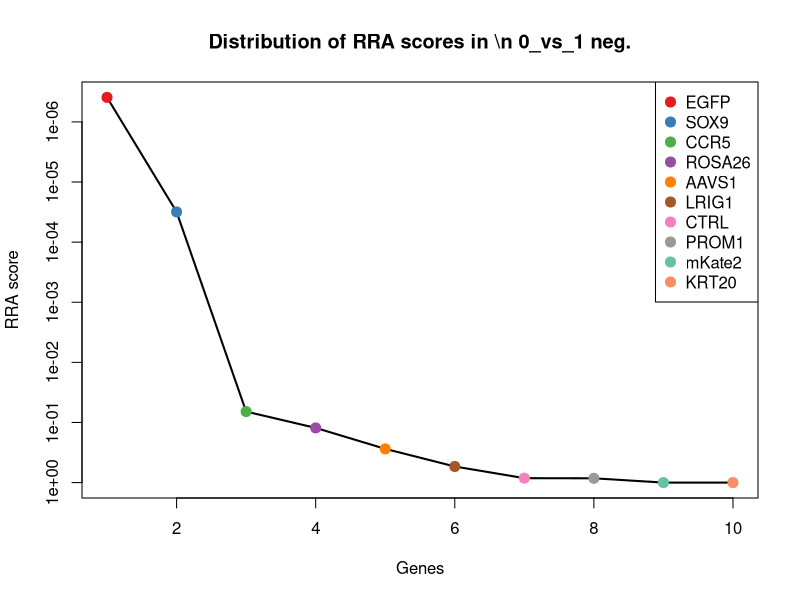
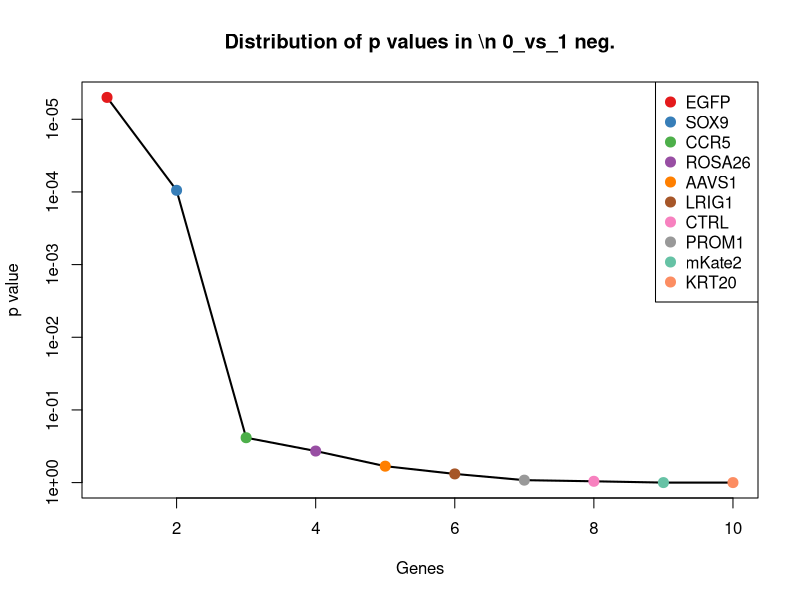
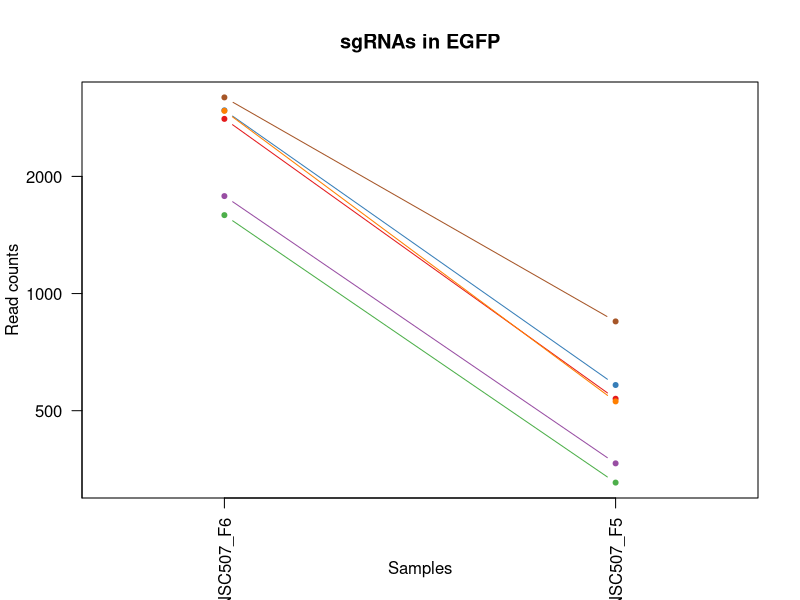
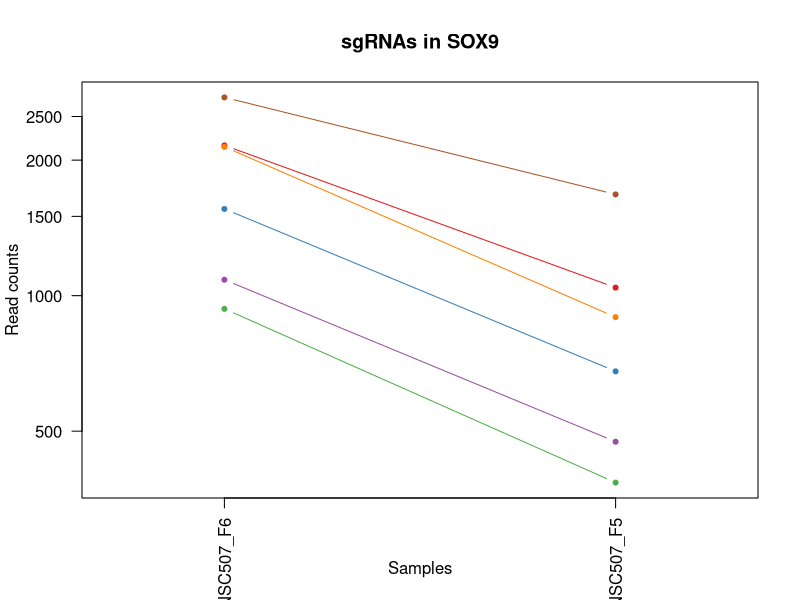
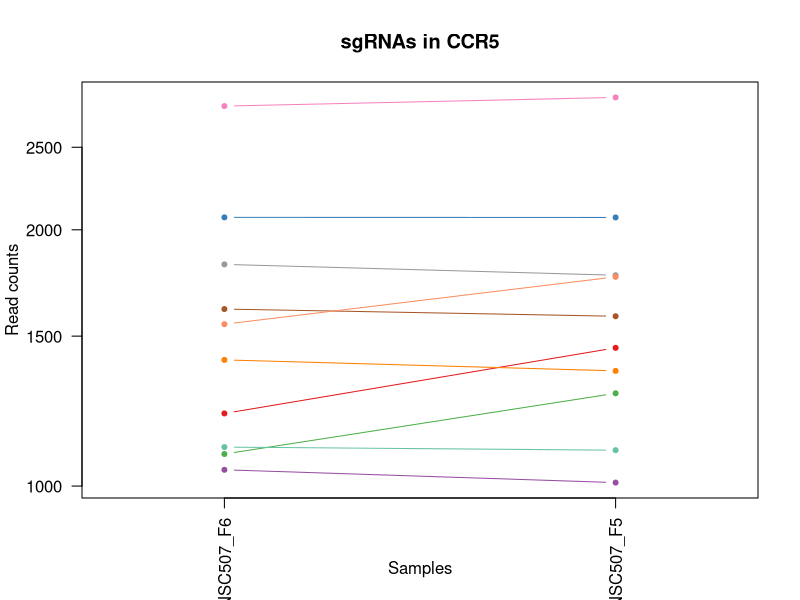
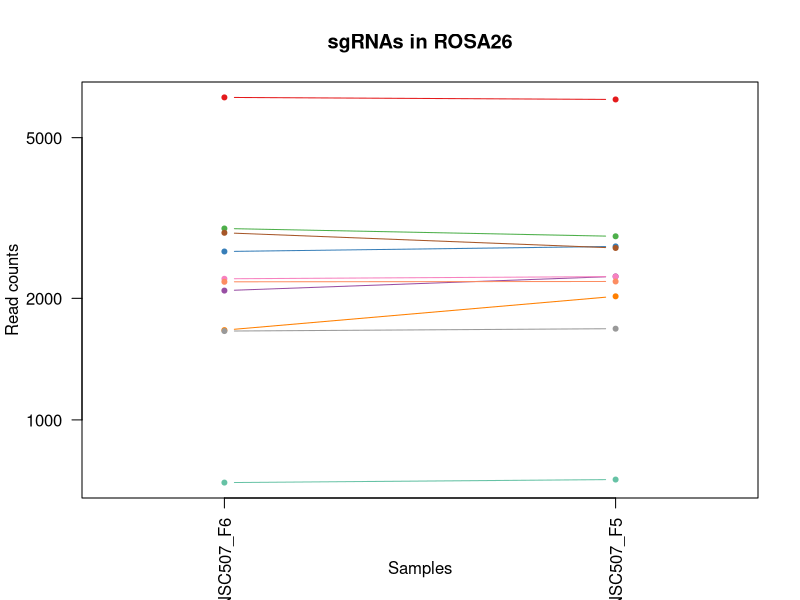
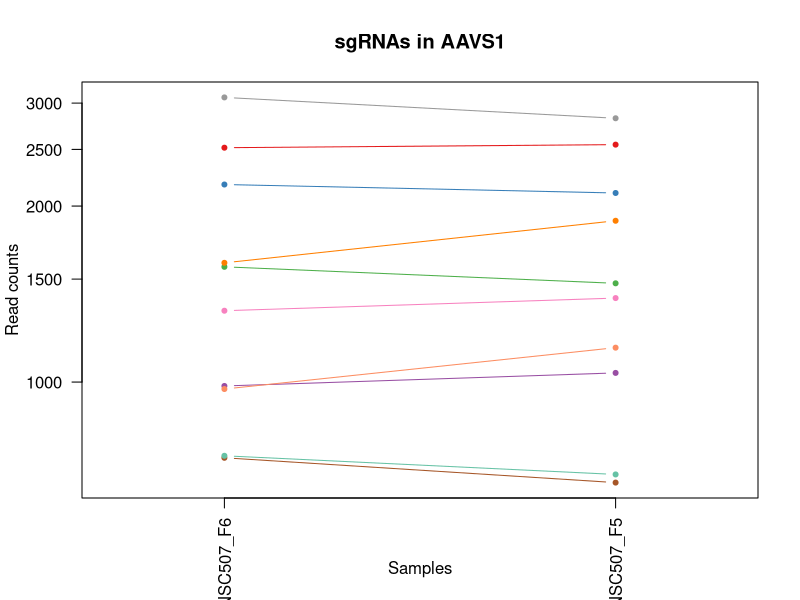
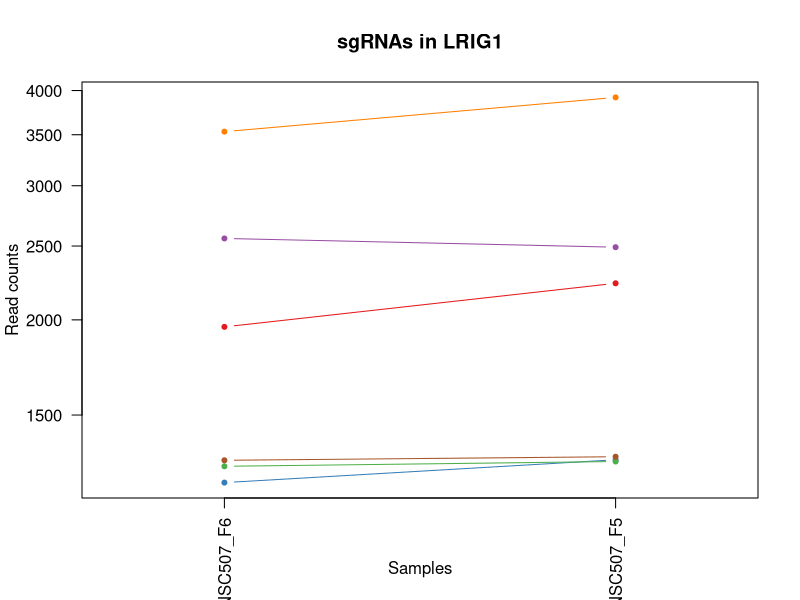

The R script that drew these images, in order: (Note: this script raises an error after producing the figures.)
pdf(file='S7B_c1_t0.pdf',width=4.5,height=4.5);
gstable=read.table('S7B_c1_t0.gene_summary.txt',header=T)
# 
#
# parameters
# Do not modify the variables beginning with "__"

# gstablename='__GENE_SUMMARY_FILE__'
startindex=3
# outputfile='__OUTPUT_FILE__'
targetgenelist=c("EGFP","SOX9","CCR5","ROSA26","AAVS1","LRIG1","CTRL","PROM1","mKate2","KRT20")
# samplelabel=sub('.\\w+.\\w+$','',colnames(gstable)[startindex]);
samplelabel='0_vs_1 neg.'


# You need to write some codes in front of this code:
# gstable=read.table(gstablename,header=T)
# pdf(file=outputfile,width=6,height=6)


# set up color using RColorBrewer
#library(RColorBrewer)
#colors <- brewer.pal(length(targetgenelist), "Set1")

colors=c( "#E41A1C", "#377EB8", "#4DAF4A", "#984EA3", "#FF7F00",  "#A65628", "#F781BF",
          "#999999", "#66C2A5", "#FC8D62", "#8DA0CB", "#E78AC3", "#A6D854", "#FFD92F", "#E5C494", "#B3B3B3", 
          "#8DD3C7", "#FFFFB3", "#BEBADA", "#FB8072", "#80B1D3", "#FDB462", "#B3DE69", "#FCCDE5",
          "#D9D9D9", "#BC80BD", "#CCEBC5", "#FFED6F")

######
# function definition

plotrankedvalues<-function(val, tglist, ...){
  
  plot(val,log='y',ylim=c(max(val),min(val)),type='l',lwd=2, ...)
  if(length(tglist)>0){
    for(i in 1:length(tglist)){
      targetgene=tglist[i];
      tx=which(names(val)==targetgene);ty=val[targetgene];
      points(tx,ty,col=colors[(i %% length(colors)) ],cex=2,pch=20)
      # text(tx+50,ty,targetgene,col=colors[i])
    }
    legend('topright',tglist,pch=20,pt.cex = 2,cex=1,col=colors)
  }
}



plotrandvalues<-function(val,targetgenelist, ...){
  # choose the one with the best distance distribution
  
  mindiffvalue=0;
  randval=val;
  for(i in 1:20){
    randval0=sample(val)
    vindex=sort(which(names(randval0) %in% targetgenelist))
    if(max(vindex)>0.9*length(val)){
      # print('pass...')
      next;
    }
    mindiffind=min(diff(vindex));
    if (mindiffind > mindiffvalue){
      mindiffvalue=mindiffind;
      randval=randval0;
      # print(paste('Diff: ',mindiffvalue))
    }
  }
  plot(randval,log='y',ylim=c(max(randval),min(randval)),pch=20,col='grey', ...)
  
  if(length(targetgenelist)>0){
    for(i in 1:length(targetgenelist)){
      targetgene=targetgenelist[i];
      tx=which(names(randval)==targetgene);ty=randval[targetgene];
      points(tx,ty,col=colors[(i %% length(colors)) ],cex=2,pch=20)
      text(tx+50,ty,targetgene,col=colors[i])
    }
  }
  
}




# set.seed(1235)



pvec=gstable[,startindex]
names(pvec)=gstable[,'id']
pvec=sort(pvec);

plotrankedvalues(pvec,targetgenelist,xlab='Genes',ylab='RRA score',main=paste('Distribution of RRA scores in \\n',samplelabel))

# plotrandvalues(pvec,targetgenelist,xlab='Genes',ylab='RRA score',main=paste('Distribution of RRA scores in \\n',samplelabel))


pvec=gstable[,startindex+1]
names(pvec)=gstable[,'id']
pvec=sort(pvec);

plotrankedvalues(pvec,targetgenelist,xlab='Genes',ylab='p value',main=paste('Distribution of p values in \\n',samplelabel))

# plotrandvalues(pvec,targetgenelist,xlab='Genes',ylab='p value',main=paste('Distribution of p values in \\n',samplelabel))



# you need to write after this code:
# dev.off()






# parameters
# Do not modify the variables beginning with "__"
targetmat=list(c(2809.883297837238,535.646404356607),c(2955.450250472448,581.1043736089358),c(1589.4734929157792,325.7821129750227),c(1779.1516433192348,365.17901966037425),c(2946.6280109187987,527.3124433270135),c(3190.7099719030907,847.033493735059))
targetgene="EGFP"
collabel=c("S54_MNSC507_F6","S53_MNSC507_F5")

# set up color using RColorBrewer
#library(RColorBrewer)
#colors <- brewer.pal(length(targetgenelist), "Set1")

colors=c( "#E41A1C", "#377EB8", "#4DAF4A", "#984EA3", "#FF7F00",  "#A65628", "#F781BF",
          "#999999", "#66C2A5", "#FC8D62", "#8DA0CB", "#E78AC3", "#A6D854", "#FFD92F", "#E5C494", "#B3B3B3", 
          "#8DD3C7", "#FFFFB3", "#BEBADA", "#FB8072", "#80B1D3", "#FDB462", "#B3DE69", "#FCCDE5",
          "#D9D9D9", "#BC80BD", "#CCEBC5", "#FFED6F")


## code

targetmatvec=unlist(targetmat)+1
yrange=range(targetmatvec[targetmatvec>0]);
# yrange[1]=1; # set the minimum value to 1
for(i in 1:length(targetmat)){
  vali=targetmat[[i]]+1;
  if(i==1){
    plot(1:length(vali),vali,type='b',las=1,pch=20,main=paste('sgRNAs in',targetgene),ylab='Read counts',xlab='Samples',xlim=c(0.7,length(vali)+0.3),ylim = yrange,col=colors[(i %% length(colors))],xaxt='n',log='y')
    axis(1,at=1:length(vali),labels=(collabel),las=2)
    # lines(0:100,rep(1,101),col='black');
  }else{
    lines(1:length(vali),vali,type='b',pch=20,col=colors[(i %% length(colors))])
  }
}




# parameters
# Do not modify the variables beginning with "__"
targetmat=list(c(2155.567197608263,1040.9874958783282),c(1557.1252812190658,678.0813746805704),c(933.6870194278629,383.36220736130576),c(1083.6650918398975,472.762880224219),c(2139.3930917599064,894.7643614500041),c(2755.4794872564016,1677.3990654109307))
targetgene="SOX9"
collabel=c("S54_MNSC507_F6","S53_MNSC507_F5")

# set up color using RColorBrewer
#library(RColorBrewer)
#colors <- brewer.pal(length(targetgenelist), "Set1")

colors=c( "#E41A1C", "#377EB8", "#4DAF4A", "#984EA3", "#FF7F00",  "#A65628", "#F781BF",
          "#999999", "#66C2A5", "#FC8D62", "#8DA0CB", "#E78AC3", "#A6D854", "#FFD92F", "#E5C494", "#B3B3B3", 
          "#8DD3C7", "#FFFFB3", "#BEBADA", "#FB8072", "#80B1D3", "#FDB462", "#B3DE69", "#FCCDE5",
          "#D9D9D9", "#BC80BD", "#CCEBC5", "#FFED6F")


## code

targetmatvec=unlist(targetmat)+1
yrange=range(targetmatvec[targetmatvec>0]);
# yrange[1]=1; # set the minimum value to 1
for(i in 1:length(targetmat)){
  vali=targetmat[[i]]+1;
  if(i==1){
    plot(1:length(vali),vali,type='b',las=1,pch=20,main=paste('sgRNAs in',targetgene),ylab='Read counts',xlab='Samples',xlim=c(0.7,length(vali)+0.3),ylim = yrange,col=colors[(i %% length(colors))],xaxt='n',log='y')
    axis(1,at=1:length(vali),labels=(collabel),las=2)
    # lines(0:100,rep(1,101),col='black');
  }else{
    lines(1:length(vali),vali,type='b',pch=20,col=colors[(i %% length(colors))])
  }
}




# parameters
# Do not modify the variables beginning with "__"
targetmat=list(c(1215.998685144634,1452.3821176119034),c(2067.344802071772,2066.8223353392136),c(1089.5465848756637,1284.187631378287),c(1043.9650138484767,1008.409284580826),c(1405.6768355480897,1364.4967103907345),c(1612.9994650588435,1581.9373299810404),c(2793.7091919888812,2860.0638987923503),c(1820.3220945695973,1767.557371094716),c(1110.131810500845,1100.840488727228),c(1548.3030416654167,1759.9810428859946))
targetgene="CCR5"
collabel=c("S54_MNSC507_F6","S53_MNSC507_F5")

# set up color using RColorBrewer
#library(RColorBrewer)
#colors <- brewer.pal(length(targetgenelist), "Set1")

colors=c( "#E41A1C", "#377EB8", "#4DAF4A", "#984EA3", "#FF7F00",  "#A65628", "#F781BF",
          "#999999", "#66C2A5", "#FC8D62", "#8DA0CB", "#E78AC3", "#A6D854", "#FFD92F", "#E5C494", "#B3B3B3", 
          "#8DD3C7", "#FFFFB3", "#BEBADA", "#FB8072", "#80B1D3", "#FDB462", "#B3DE69", "#FCCDE5",
          "#D9D9D9", "#BC80BD", "#CCEBC5", "#FFED6F")


## code

targetmatvec=unlist(targetmat)+1
yrange=range(targetmatvec[targetmatvec>0]);
# yrange[1]=1; # set the minimum value to 1
for(i in 1:length(targetmat)){
  vali=targetmat[[i]]+1;
  if(i==1){
    plot(1:length(vali),vali,type='b',las=1,pch=20,main=paste('sgRNAs in',targetgene),ylab='Read counts',xlab='Samples',xlim=c(0.7,length(vali)+0.3),ylim = yrange,col=colors[(i %% length(colors))],xaxt='n',log='y')
    axis(1,at=1:length(vali),labels=(collabel),las=2)
    # lines(0:100,rep(1,101),col='black');
  }else{
    lines(1:length(vali),vali,type='b',pch=20,col=colors[(i %% length(colors))])
  }
}




# parameters
# Do not modify the variables beginning with "__"
targetmat=list(c(6288.7864284928655,6215.619662435084),c(2611.382907880133,2688.081248454373),c(2977.5058493565707,2847.941773658396),c(2089.400400955895,2265.322134407716),c(1667.4032756396796,2022.1219989077572),c(2905.4575596684363,2664.594631007337),c(2234.9673535911047,2263.0492359450996),c(1658.5810360860305,1681.1872295152914),c(698.4272979972203,710.6595859780728),c(2196.7376488586256,2200.9233446335834))
targetgene="ROSA26"
collabel=c("S54_MNSC507_F6","S53_MNSC507_F5")

# set up color using RColorBrewer
#library(RColorBrewer)
#colors <- brewer.pal(length(targetgenelist), "Set1")

colors=c( "#E41A1C", "#377EB8", "#4DAF4A", "#984EA3", "#FF7F00",  "#A65628", "#F781BF",
          "#999999", "#66C2A5", "#FC8D62", "#8DA0CB", "#E78AC3", "#A6D854", "#FFD92F", "#E5C494", "#B3B3B3", 
          "#8DD3C7", "#FFFFB3", "#BEBADA", "#FB8072", "#80B1D3", "#FDB462", "#B3DE69", "#FCCDE5",
          "#D9D9D9", "#BC80BD", "#CCEBC5", "#FFED6F")


## code

targetmatvec=unlist(targetmat)+1
yrange=range(targetmatvec[targetmatvec>0]);
# yrange[1]=1; # set the minimum value to 1
for(i in 1:length(targetmat)){
  vali=targetmat[[i]]+1;
  if(i==1){
    plot(1:length(vali),vali,type='b',las=1,pch=20,main=paste('sgRNAs in',targetgene),ylab='Read counts',xlab='Samples',xlim=c(0.7,length(vali)+0.3),ylim = yrange,col=colors[(i %% length(colors))],xaxt='n',log='y')
    axis(1,at=1:length(vali),labels=(collabel),las=2)
    # lines(0:100,rep(1,101),col='black');
  }else{
    lines(1:length(vali),vali,type='b',pch=20,col=colors[(i %% length(colors))])
  }
}




# parameters
# Do not modify the variables beginning with "__"
targetmat=list(c(2515.8086460489344,2546.403910951282),c(2176.152423233444,2104.703976382821),c(1573.2993870674225,1474.3534694171956),c(983.6797102318744,1035.6840661322233),c(1598.2957324694282,1886.505723971643),c(741.0681225065242,672.0203121135933),c(1323.3359330473647,1391.0138591212597),c(3067.1986181520033,2825.2127890322317),c(746.9496155422903,693.9916639188856),c(971.9167241603424,1144.0255595169401))
targetgene="AAVS1"
collabel=c("S54_MNSC507_F6","S53_MNSC507_F5")

# set up color using RColorBrewer
#library(RColorBrewer)
#colors <- brewer.pal(length(targetgenelist), "Set1")

colors=c( "#E41A1C", "#377EB8", "#4DAF4A", "#984EA3", "#FF7F00",  "#A65628", "#F781BF",
          "#999999", "#66C2A5", "#FC8D62", "#8DA0CB", "#E78AC3", "#A6D854", "#FFD92F", "#E5C494", "#B3B3B3", 
          "#8DD3C7", "#FFFFB3", "#BEBADA", "#FB8072", "#80B1D3", "#FDB462", "#B3DE69", "#FCCDE5",
          "#D9D9D9", "#BC80BD", "#CCEBC5", "#FFED6F")


## code

targetmatvec=unlist(targetmat)+1
yrange=range(targetmatvec[targetmatvec>0]);
# yrange[1]=1; # set the minimum value to 1
for(i in 1:length(targetmat)){
  vali=targetmat[[i]]+1;
  if(i==1){
    plot(1:length(vali),vali,type='b',las=1,pch=20,main=paste('sgRNAs in',targetgene),ylab='Read counts',xlab='Samples',xlim=c(0.7,length(vali)+0.3),ylim = yrange,col=colors[(i %% length(colors))],xaxt='n',log='y')
    axis(1,at=1:length(vali),labels=(collabel),las=2)
    # lines(0:100,rep(1,101),col='black');
  }else{
    lines(1:length(vali),vali,type='b',pch=20,col=colors[(i %% length(colors))])
  }
}




# parameters
# Do not modify the variables beginning with "__"
targetmat=list(c(1957.0668076511583,2232.7439231102135),c(1221.8801781804002,1309.189514467068),c(1283.6358550559437,1302.3708190792186),c(2556.979097299297,2490.339082206743),c(3531.8365679775225,3916.9616839089936),c(1307.161827199008,1321.3116396010223))
targetgene="LRIG1"
collabel=c("S54_MNSC507_F6","S53_MNSC507_F5")

# set up color using RColorBrewer
#library(RColorBrewer)
#colors <- brewer.pal(length(targetgenelist), "Set1")

colors=c( "#E41A1C", "#377EB8", "#4DAF4A", "#984EA3", "#FF7F00",  "#A65628", "#F781BF",
          "#999999", "#66C2A5", "#FC8D62", "#8DA0CB", "#E78AC3", "#A6D854", "#FFD92F", "#E5C494", "#B3B3B3", 
          "#8DD3C7", "#FFFFB3", "#BEBADA", "#FB8072", "#80B1D3", "#FDB462", "#B3DE69", "#FCCDE5",
          "#D9D9D9", "#BC80BD", "#CCEBC5", "#FFED6F")


## code

targetmatvec=unlist(targetmat)+1
yrange=range(targetmatvec[targetmatvec>0]);
# yrange[1]=1; # set the minimum value to 1
for(i in 1:length(targetmat)){
  vali=targetmat[[i]]+1;
  if(i==1){
    plot(1:length(vali),vali,type='b',las=1,pch=20,main=paste('sgRNAs in',targetgene),ylab='Read counts',xlab='Samples',xlim=c(0.7,length(vali)+0.3),ylim = yrange,col=colors[(i %% length(colors))],xaxt='n',log='y')
    axis(1,at=1:length(vali),labels=(collabel),las=2)
    # lines(0:100,rep(1,101),col='black');
  }else{
    lines(1:length(vali),vali,type='b',pch=20,col=colors[(i %% length(colors))])
  }
}




# parameters
# Do not modify the variables beginning with "__"
targetmat=list(c(1680.6366349701532,1816.0458716305334),c(1724.7478327383988,1544.0556889374332),c(4988.976467588565,5492.080318502185),c(833.7016378198398,1012.1974486851867),c(1605.6475987641359,1837.2595906149536),c(3128.954295027547,3844.2289331052675),c(2064.404055553889,2183.497789753524),c(1902.6629970703223,1898.6278491055973),c(1570.3586405495396,1791.0439885417527),c(2886.3427073021967,2938.8577121630533))
targetgene="CTRL"
collabel=c("S54_MNSC507_F6","S53_MNSC507_F5")

# set up color using RColorBrewer
#library(RColorBrewer)
#colors <- brewer.pal(length(targetgenelist), "Set1")

colors=c( "#E41A1C", "#377EB8", "#4DAF4A", "#984EA3", "#FF7F00",  "#A65628", "#F781BF",
          "#999999", "#66C2A5", "#FC8D62", "#8DA0CB", "#E78AC3", "#A6D854", "#FFD92F", "#E5C494", "#B3B3B3", 
          "#8DD3C7", "#FFFFB3", "#BEBADA", "#FB8072", "#80B1D3", "#FDB462", "#B3DE69", "#FCCDE5",
          "#D9D9D9", "#BC80BD", "#CCEBC5", "#FFED6F")


## code

targetmatvec=unlist(targetmat)+1
yrange=range(targetmatvec[targetmatvec>0]);
# yrange[1]=1; # set the minimum value to 1
for(i in 1:length(targetmat)){
  vali=targetmat[[i]]+1;
  if(i==1){
    plot(1:length(vali),vali,type='b',las=1,pch=20,main=paste('sgRNAs in',targetgene),ylab='Read counts',xlab='Samples',xlim=c(0.7,length(vali)+0.3),ylim = yrange,col=colors[(i %% length(colors))],xaxt='n',log='y')
    axis(1,at=1:length(vali),labels=(collabel),las=2)
    # lines(0:100,rep(1,101),col='black');
  }else{
    lines(1:length(vali),vali,type='b',pch=20,col=colors[(i %% length(colors))])
  }
}




# parameters
# Do not modify the variables beginning with "__"
targetmat=list(c(1780.6220165781763,1931.9636932239719),c(2648.142239353671,2935.069548058693),c(1858.5517993020767,2060.003639951364),c(3039.261526232114,3210.8478948561537),c(1696.8107408185099,1684.9753936196523),c(4203.797147313795,4446.547025698624))
targetgene="PROM1"
collabel=c("S54_MNSC507_F6","S53_MNSC507_F5")

# set up color using RColorBrewer
#library(RColorBrewer)
#colors <- brewer.pal(length(targetgenelist), "Set1")

colors=c( "#E41A1C", "#377EB8", "#4DAF4A", "#984EA3", "#FF7F00",  "#A65628", "#F781BF",
          "#999999", "#66C2A5", "#FC8D62", "#8DA0CB", "#E78AC3", "#A6D854", "#FFD92F", "#E5C494", "#B3B3B3", 
          "#8DD3C7", "#FFFFB3", "#BEBADA", "#FB8072", "#80B1D3", "#FDB462", "#B3DE69", "#FCCDE5",
          "#D9D9D9", "#BC80BD", "#CCEBC5", "#FFED6F")


## code

targetmatvec=unlist(targetmat)+1
yrange=range(targetmatvec[targetmatvec>0]);
# yrange[1]=1; # set the minimum value to 1
for(i in 1:length(targetmat)){
  vali=targetmat[[i]]+1;
  if(i==1){
    plot(1:length(vali),vali,type='b',las=1,pch=20,main=paste('sgRNAs in',targetgene),ylab='Read counts',xlab='Samples',xlim=c(0.7,length(vali)+0.3),ylim = yrange,col=colors[(i %% length(colors))],xaxt='n',log='y')
    axis(1,at=1:length(vali),labels=(collabel),las=2)
    # lines(0:100,rep(1,101),col='black');
  }else{
    lines(1:length(vali),vali,type='b',pch=20,col=colors[(i %% length(colors))])
  }
}




# parameters
# Do not modify the variables beginning with "__"
targetmat=list(c(1052.7872534021258,2190.3164851413735),c(1243.9357770645229,2651.71487305251),c(1223.3505514393416,2328.205658540104),c(1204.2356990731018,1738.0096910807024),c(899.868434472208,1996.362482998104),c(1726.2182059973402,3393.437404686341))
targetgene="mKate2"
collabel=c("S54_MNSC507_F6","S53_MNSC507_F5")

# set up color using RColorBrewer
#library(RColorBrewer)
#colors <- brewer.pal(length(targetgenelist), "Set1")

colors=c( "#E41A1C", "#377EB8", "#4DAF4A", "#984EA3", "#FF7F00",  "#A65628", "#F781BF",
          "#999999", "#66C2A5", "#FC8D62", "#8DA0CB", "#E78AC3", "#A6D854", "#FFD92F", "#E5C494", "#B3B3B3", 
          "#8DD3C7", "#FFFFB3", "#BEBADA", "#FB8072", "#80B1D3", "#FDB462", "#B3DE69", "#FCCDE5",
          "#D9D9D9", "#BC80BD", "#CCEBC5", "#FFED6F")


## code

targetmatvec=unlist(targetmat)+1
yrange=range(targetmatvec[targetmatvec>0]);
# yrange[1]=1; # set the minimum value to 1
for(i in 1:length(targetmat)){
  vali=targetmat[[i]]+1;
  if(i==1){
    plot(1:length(vali),vali,type='b',las=1,pch=20,main=paste('sgRNAs in',targetgene),ylab='Read counts',xlab='Samples',xlim=c(0.7,length(vali)+0.3),ylim = yrange,col=colors[(i %% length(colors))],xaxt='n',log='y')
    axis(1,at=1:length(vali),labels=(collabel),las=2)
    # lines(0:100,rep(1,101),col='black');
  }else{
    lines(1:length(vali),vali,type='b',pch=20,col=colors[(i %% length(colors))])
  }
}




# parameters
# Do not modify the variables beginning with "__"
targetmat=list(c(1142.4800221975581,1997.8777486398485),c(1523.306696263411,2692.627045379606),c(1232.1727909929907,2013.0304050572913),c(580.797437281899,1102.3557543689722),c(2204.089515153333,4008.6352552345234),c(917.5129135795062,1831.1985280479764))
targetgene="KRT20"
collabel=c("S54_MNSC507_F6","S53_MNSC507_F5")

# set up color using RColorBrewer
#library(RColorBrewer)
#colors <- brewer.pal(length(targetgenelist), "Set1")

colors=c( "#E41A1C", "#377EB8", "#4DAF4A", "#984EA3", "#FF7F00",  "#A65628", "#F781BF",
          "#999999", "#66C2A5", "#FC8D62", "#8DA0CB", "#E78AC3", "#A6D854", "#FFD92F", "#E5C494", "#B3B3B3", 
          "#8DD3C7", "#FFFFB3", "#BEBADA", "#FB8072", "#80B1D3", "#FDB462", "#B3DE69", "#FCCDE5",
          "#D9D9D9", "#BC80BD", "#CCEBC5", "#FFED6F")


## code

targetmatvec=unlist(targetmat)+1
yrange=range(targetmatvec[targetmatvec>0]);
# yrange[1]=1; # set the minimum value to 1
for(i in 1:length(targetmat)){
  vali=targetmat[[i]]+1;
  if(i==1){
    plot(1:length(vali),vali,type='b',las=1,pch=20,main=paste('sgRNAs in',targetgene),ylab='Read counts',xlab='Samples',xlim=c(0.7,length(vali)+0.3),ylim = yrange,col=colors[(i %% length(colors))],xaxt='n',log='y')
    axis(1,at=1:length(vali),labels=(collabel),las=2)
    # lines(0:100,rep(1,101),col='black');
  }else{
    lines(1:length(vali),vali,type='b',pch=20,col=colors[(i %% length(colors))])
  }
}



# 
#
# parameters
# Do not modify the variables beginning with "__"

# gstablename='__GENE_SUMMARY_FILE__'
startindex=9
# outputfile='__OUTPUT_FILE__'
targetgenelist=c("mKate2","KRT20","LRIG1","CTRL","ROSA26","PROM1","AAVS1","CCR5","SOX9","EGFP")
# samplelabel=sub('.\\w+.\\w+$','',colnames(gstable)[startindex]);
samplelabel='0_vs_1 pos.'


# You need to write some codes in front of this code:
# gstable=read.table(gstablename,header=T)
# pdf(file=outputfile,width=6,height=6)


# set up color using RColorBrewer
#library(RColorBrewer)
#colors <- brewer.pal(length(targetgenelist), "Set1")

colors=c( "#E41A1C", "#377EB8", "#4DAF4A", "#984EA3", "#FF7F00",  "#A65628", "#F781BF",
          "#999999", "#66C2A5", "#FC8D62", "#8DA0CB", "#E78AC3", "#A6D854", "#FFD92F", "#E5C494", "#B3B3B3", 
          "#8DD3C7", "#FFFFB3", "#BEBADA", "#FB8072", "#80B1D3", "#FDB462", "#B3DE69", "#FCCDE5",
          "#D9D9D9", "#BC80BD", "#CCEBC5", "#FFED6F")

######
# function definition

plotrankedvalues<-function(val, tglist, ...){
  
  plot(val,log='y',ylim=c(max(val),min(val)),type='l',lwd=2, ...)
  if(length(tglist)>0){
    for(i in 1:length(tglist)){
      targetgene=tglist[i];
      tx=which(names(val)==targetgene);ty=val[targetgene];
      points(tx,ty,col=colors[(i %% length(colors)) ],cex=2,pch=20)
      # text(tx+50,ty,targetgene,col=colors[i])
    }
    legend('topright',tglist,pch=20,pt.cex = 2,cex=1,col=colors)
  }
}



plotrandvalues<-function(val,targetgenelist, ...){
  # choose the one with the best distance distribution
  
  mindiffvalue=0;
  randval=val;
  for(i in 1:20){
    randval0=sample(val)
    vindex=sort(which(names(randval0) %in% targetgenelist))
    if(max(vindex)>0.9*length(val)){
      # print('pass...')
      next;
    }
    mindiffind=min(diff(vindex));
    if (mindiffind > mindiffvalue){
      mindiffvalue=mindiffind;
      randval=randval0;
      # print(paste('Diff: ',mindiffvalue))
    }
  }
  plot(randval,log='y',ylim=c(max(randval),min(randval)),pch=20,col='grey', ...)
  
  if(length(targetgenelist)>0){
    for(i in 1:length(targetgenelist)){
      targetgene=targetgenelist[i];
      tx=which(names(randval)==targetgene);ty=randval[targetgene];
      points(tx,ty,col=colors[(i %% length(colors)) ],cex=2,pch=20)
      text(tx+50,ty,targetgene,col=colors[i])
    }
  }
  
}




# set.seed(1235)



pvec=gstable[,startindex]
names(pvec)=gstable[,'id']
pvec=sort(pvec);

plotrankedvalues(pvec,targetgenelist,xlab='Genes',ylab='RRA score',main=paste('Distribution of RRA scores in \\n',samplelabel))

# plotrandvalues(pvec,targetgenelist,xlab='Genes',ylab='RRA score',main=paste('Distribution of RRA scores in \\n',samplelabel))


pvec=gstable[,startindex+1]
names(pvec)=gstable[,'id']
pvec=sort(pvec);

plotrankedvalues(pvec,targetgenelist,xlab='Genes',ylab='p value',main=paste('Distribution of p values in \\n',samplelabel))

# plotrandvalues(pvec,targetgenelist,xlab='Genes',ylab='p value',main=paste('Distribution of p values in \\n',samplelabel))



# you need to write after this code:
# dev.off()






# parameters
# Do not modify the variables beginning with "__"
targetmat=list(c(1052.7872534021258,2190.3164851413735),c(1243.9357770645229,2651.71487305251),c(1223.3505514393416,2328.205658540104),c(1204.2356990731018,1738.0096910807024),c(899.868434472208,1996.362482998104),c(1726.2182059973402,3393.437404686341))
targetgene="mKate2"
collabel=c("S54_MNSC507_F6","S53_MNSC507_F5")

# set up color using RColorBrewer
#library(RColorBrewer)
#colors <- brewer.pal(length(targetgenelist), "Set1")

colors=c( "#E41A1C", "#377EB8", "#4DAF4A", "#984EA3", "#FF7F00",  "#A65628", "#F781BF",
          "#999999", "#66C2A5", "#FC8D62", "#8DA0CB", "#E78AC3", "#A6D854", "#FFD92F", "#E5C494", "#B3B3B3", 
          "#8DD3C7", "#FFFFB3", "#BEBADA", "#FB8072", "#80B1D3", "#FDB462", "#B3DE69", "#FCCDE5",
          "#D9D9D9", "#BC80BD", "#CCEBC5", "#FFED6F")


## code

targetmatvec=unlist(targetmat)+1
yrange=range(targetmatvec[targetmatvec>0]);
# yrange[1]=1; # set the minimum value to 1
for(i in 1:length(targetmat)){
  vali=targetmat[[i]]+1;
  if(i==1){
    plot(1:length(vali),vali,type='b',las=1,pch=20,main=paste('sgRNAs in',targetgene),ylab='Read counts',xlab='Samples',xlim=c(0.7,length(vali)+0.3),ylim = yrange,col=colors[(i %% length(colors))],xaxt='n',log='y')
    axis(1,at=1:length(vali),labels=(collabel),las=2)
    # lines(0:100,rep(1,101),col='black');
  }else{
    lines(1:length(vali),vali,type='b',pch=20,col=colors[(i %% length(colors))])
  }
}




# parameters
# Do not modify the variables beginning with "__"
targetmat=list(c(1142.4800221975581,1997.8777486398485),c(1523.306696263411,2692.627045379606),c(1232.1727909929907,2013.0304050572913),c(580.797437281899,1102.3557543689722),c(2204.089515153333,4008.6352552345234),c(917.5129135795062,1831.1985280479764))
targetgene="KRT20"
collabel=c("S54_MNSC507_F6","S53_MNSC507_F5")

# set up color using RColorBrewer
#library(RColorBrewer)
#colors <- brewer.pal(length(targetgenelist), "Set1")

colors=c( "#E41A1C", "#377EB8", "#4DAF4A", "#984EA3", "#FF7F00",  "#A65628", "#F781BF",
          "#999999", "#66C2A5", "#FC8D62", "#8DA0CB", "#E78AC3", "#A6D854", "#FFD92F", "#E5C494", "#B3B3B3", 
          "#8DD3C7", "#FFFFB3", "#BEBADA", "#FB8072", "#80B1D3", "#FDB462", "#B3DE69", "#FCCDE5",
          "#D9D9D9", "#BC80BD", "#CCEBC5", "#FFED6F")


## code

targetmatvec=unlist(targetmat)+1
yrange=range(targetmatvec[targetmatvec>0]);
# yrange[1]=1; # set the minimum value to 1
for(i in 1:length(targetmat)){
  vali=targetmat[[i]]+1;
  if(i==1){
    plot(1:length(vali),vali,type='b',las=1,pch=20,main=paste('sgRNAs in',targetgene),ylab='Read counts',xlab='Samples',xlim=c(0.7,length(vali)+0.3),ylim = yrange,col=colors[(i %% length(colors))],xaxt='n',log='y')
    axis(1,at=1:length(vali),labels=(collabel),las=2)
    # lines(0:100,rep(1,101),col='black');
  }else{
    lines(1:length(vali),vali,type='b',pch=20,col=colors[(i %% length(colors))])
  }
}




# parameters
# Do not modify the variables beginning with "__"
targetmat=list(c(1957.0668076511583,2232.7439231102135),c(1221.8801781804002,1309.189514467068),c(1283.6358550559437,1302.3708190792186),c(2556.979097299297,2490.339082206743),c(3531.8365679775225,3916.9616839089936),c(1307.161827199008,1321.3116396010223))
targetgene="LRIG1"
collabel=c("S54_MNSC507_F6","S53_MNSC507_F5")

# set up color using RColorBrewer
#library(RColorBrewer)
#colors <- brewer.pal(length(targetgenelist), "Set1")

colors=c( "#E41A1C", "#377EB8", "#4DAF4A", "#984EA3", "#FF7F00",  "#A65628", "#F781BF",
          "#999999", "#66C2A5", "#FC8D62", "#8DA0CB", "#E78AC3", "#A6D854", "#FFD92F", "#E5C494", "#B3B3B3", 
          "#8DD3C7", "#FFFFB3", "#BEBADA", "#FB8072", "#80B1D3", "#FDB462", "#B3DE69", "#FCCDE5",
          "#D9D9D9", "#BC80BD", "#CCEBC5", "#FFED6F")


## code

targetmatvec=unlist(targetmat)+1
yrange=range(targetmatvec[targetmatvec>0]);
# yrange[1]=1; # set the minimum value to 1
for(i in 1:length(targetmat)){
  vali=targetmat[[i]]+1;
  if(i==1){
    plot(1:length(vali),vali,type='b',las=1,pch=20,main=paste('sgRNAs in',targetgene),ylab='Read counts',xlab='Samples',xlim=c(0.7,length(vali)+0.3),ylim = yrange,col=colors[(i %% length(colors))],xaxt='n',log='y')
    axis(1,at=1:length(vali),labels=(collabel),las=2)
    # lines(0:100,rep(1,101),col='black');
  }else{
    lines(1:length(vali),vali,type='b',pch=20,col=colors[(i %% length(colors))])
  }
}




# parameters
# Do not modify the variables beginning with "__"
targetmat=list(c(1680.6366349701532,1816.0458716305334),c(1724.7478327383988,1544.0556889374332),c(4988.976467588565,5492.080318502185),c(833.7016378198398,1012.1974486851867),c(1605.6475987641359,1837.2595906149536),c(3128.954295027547,3844.2289331052675),c(2064.404055553889,2183.497789753524),c(1902.6629970703223,1898.6278491055973),c(1570.3586405495396,1791.0439885417527),c(2886.3427073021967,2938.8577121630533))
targetgene="CTRL"
collabel=c("S54_MNSC507_F6","S53_MNSC507_F5")

# set up color using RColorBrewer
#library(RColorBrewer)
#colors <- brewer.pal(length(targetgenelist), "Set1")

colors=c( "#E41A1C", "#377EB8", "#4DAF4A", "#984EA3", "#FF7F00",  "#A65628", "#F781BF",
          "#999999", "#66C2A5", "#FC8D62", "#8DA0CB", "#E78AC3", "#A6D854", "#FFD92F", "#E5C494", "#B3B3B3", 
          "#8DD3C7", "#FFFFB3", "#BEBADA", "#FB8072", "#80B1D3", "#FDB462", "#B3DE69", "#FCCDE5",
          "#D9D9D9", "#BC80BD", "#CCEBC5", "#FFED6F")


## code

targetmatvec=unlist(targetmat)+1
yrange=range(targetmatvec[targetmatvec>0]);
# yrange[1]=1; # set the minimum value to 1
for(i in 1:length(targetmat)){
  vali=targetmat[[i]]+1;
  if(i==1){
    plot(1:length(vali),vali,type='b',las=1,pch=20,main=paste('sgRNAs in',targetgene),ylab='Read counts',xlab='Samples',xlim=c(0.7,length(vali)+0.3),ylim = yrange,col=colors[(i %% length(colors))],xaxt='n',log='y')
    axis(1,at=1:length(vali),labels=(collabel),las=2)
    # lines(0:100,rep(1,101),col='black');
  }else{
    lines(1:length(vali),vali,type='b',pch=20,col=colors[(i %% length(colors))])
  }
}




# parameters
# Do not modify the variables beginning with "__"
targetmat=list(c(6288.7864284928655,6215.619662435084),c(2611.382907880133,2688.081248454373),c(2977.5058493565707,2847.941773658396),c(2089.400400955895,2265.322134407716),c(1667.4032756396796,2022.1219989077572),c(2905.4575596684363,2664.594631007337),c(2234.9673535911047,2263.0492359450996),c(1658.5810360860305,1681.1872295152914),c(698.4272979972203,710.6595859780728),c(2196.7376488586256,2200.9233446335834))
targetgene="ROSA26"
collabel=c("S54_MNSC507_F6","S53_MNSC507_F5")

# set up color using RColorBrewer
#library(RColorBrewer)
#colors <- brewer.pal(length(targetgenelist), "Set1")

colors=c( "#E41A1C", "#377EB8", "#4DAF4A", "#984EA3", "#FF7F00",  "#A65628", "#F781BF",
          "#999999", "#66C2A5", "#FC8D62", "#8DA0CB", "#E78AC3", "#A6D854", "#FFD92F", "#E5C494", "#B3B3B3", 
          "#8DD3C7", "#FFFFB3", "#BEBADA", "#FB8072", "#80B1D3", "#FDB462", "#B3DE69", "#FCCDE5",
          "#D9D9D9", "#BC80BD", "#CCEBC5", "#FFED6F")


## code

targetmatvec=unlist(targetmat)+1
yrange=range(targetmatvec[targetmatvec>0]);
# yrange[1]=1; # set the minimum value to 1
for(i in 1:length(targetmat)){
  vali=targetmat[[i]]+1;
  if(i==1){
    plot(1:length(vali),vali,type='b',las=1,pch=20,main=paste('sgRNAs in',targetgene),ylab='Read counts',xlab='Samples',xlim=c(0.7,length(vali)+0.3),ylim = yrange,col=colors[(i %% length(colors))],xaxt='n',log='y')
    axis(1,at=1:length(vali),labels=(collabel),las=2)
    # lines(0:100,rep(1,101),col='black');
  }else{
    lines(1:length(vali),vali,type='b',pch=20,col=colors[(i %% length(colors))])
  }
}




# parameters
# Do not modify the variables beginning with "__"
targetmat=list(c(1780.6220165781763,1931.9636932239719),c(2648.142239353671,2935.069548058693),c(1858.5517993020767,2060.003639951364),c(3039.261526232114,3210.8478948561537),c(1696.8107408185099,1684.9753936196523),c(4203.797147313795,4446.547025698624))
targetgene="PROM1"
collabel=c("S54_MNSC507_F6","S53_MNSC507_F5")

# set up color using RColorBrewer
#library(RColorBrewer)
#colors <- brewer.pal(length(targetgenelist), "Set1")

colors=c( "#E41A1C", "#377EB8", "#4DAF4A", "#984EA3", "#FF7F00",  "#A65628", "#F781BF",
          "#999999", "#66C2A5", "#FC8D62", "#8DA0CB", "#E78AC3", "#A6D854", "#FFD92F", "#E5C494", "#B3B3B3", 
          "#8DD3C7", "#FFFFB3", "#BEBADA", "#FB8072", "#80B1D3", "#FDB462", "#B3DE69", "#FCCDE5",
          "#D9D9D9", "#BC80BD", "#CCEBC5", "#FFED6F")


## code

targetmatvec=unlist(targetmat)+1
yrange=range(targetmatvec[targetmatvec>0]);
# yrange[1]=1; # set the minimum value to 1
for(i in 1:length(targetmat)){
  vali=targetmat[[i]]+1;
  if(i==1){
    plot(1:length(vali),vali,type='b',las=1,pch=20,main=paste('sgRNAs in',targetgene),ylab='Read counts',xlab='Samples',xlim=c(0.7,length(vali)+0.3),ylim = yrange,col=colors[(i %% length(colors))],xaxt='n',log='y')
    axis(1,at=1:length(vali),labels=(collabel),las=2)
    # lines(0:100,rep(1,101),col='black');
  }else{
    lines(1:length(vali),vali,type='b',pch=20,col=colors[(i %% length(colors))])
  }
}




# parameters
# Do not modify the variables beginning with "__"
targetmat=list(c(2515.8086460489344,2546.403910951282),c(2176.152423233444,2104.703976382821),c(1573.2993870674225,1474.3534694171956),c(983.6797102318744,1035.6840661322233),c(1598.2957324694282,1886.505723971643),c(741.0681225065242,672.0203121135933),c(1323.3359330473647,1391.0138591212597),c(3067.1986181520033,2825.2127890322317),c(746.9496155422903,693.9916639188856),c(971.9167241603424,1144.0255595169401))
targetgene="AAVS1"
collabel=c("S54_MNSC507_F6","S53_MNSC507_F5")

# set up color using RColorBrewer
#library(RColorBrewer)
#colors <- brewer.pal(length(targetgenelist), "Set1")

colors=c( "#E41A1C", "#377EB8", "#4DAF4A", "#984EA3", "#FF7F00",  "#A65628", "#F781BF",
          "#999999", "#66C2A5", "#FC8D62", "#8DA0CB", "#E78AC3", "#A6D854", "#FFD92F", "#E5C494", "#B3B3B3", 
          "#8DD3C7", "#FFFFB3", "#BEBADA", "#FB8072", "#80B1D3", "#FDB462", "#B3DE69", "#FCCDE5",
          "#D9D9D9", "#BC80BD", "#CCEBC5", "#FFED6F")


## code

targetmatvec=unlist(targetmat)+1
yrange=range(targetmatvec[targetmatvec>0]);
# yrange[1]=1; # set the minimum value to 1
for(i in 1:length(targetmat)){
  vali=targetmat[[i]]+1;
  if(i==1){
    plot(1:length(vali),vali,type='b',las=1,pch=20,main=paste('sgRNAs in',targetgene),ylab='Read counts',xlab='Samples',xlim=c(0.7,length(vali)+0.3),ylim = yrange,col=colors[(i %% length(colors))],xaxt='n',log='y')
    axis(1,at=1:length(vali),labels=(collabel),las=2)
    # lines(0:100,rep(1,101),col='black');
  }else{
    lines(1:length(vali),vali,type='b',pch=20,col=colors[(i %% length(colors))])
  }
}




# parameters
# Do not modify the variables beginning with "__"
targetmat=list(c(1215.998685144634,1452.3821176119034),c(2067.344802071772,2066.8223353392136),c(1089.5465848756637,1284.187631378287),c(1043.9650138484767,1008.409284580826),c(1405.6768355480897,1364.4967103907345),c(1612.9994650588435,1581.9373299810404),c(2793.7091919888812,2860.0638987923503),c(1820.3220945695973,1767.557371094716),c(1110.131810500845,1100.840488727228),c(1548.3030416654167,1759.9810428859946))
targetgene="CCR5"
collabel=c("S54_MNSC507_F6","S53_MNSC507_F5")

# set up color using RColorBrewer
#library(RColorBrewer)
#colors <- brewer.pal(length(targetgenelist), "Set1")

colors=c( "#E41A1C", "#377EB8", "#4DAF4A", "#984EA3", "#FF7F00",  "#A65628", "#F781BF",
          "#999999", "#66C2A5", "#FC8D62", "#8DA0CB", "#E78AC3", "#A6D854", "#FFD92F", "#E5C494", "#B3B3B3", 
          "#8DD3C7", "#FFFFB3", "#BEBADA", "#FB8072", "#80B1D3", "#FDB462", "#B3DE69", "#FCCDE5",
          "#D9D9D9", "#BC80BD", "#CCEBC5", "#FFED6F")


## code

targetmatvec=unlist(targetmat)+1
yrange=range(targetmatvec[targetmatvec>0]);
# yrange[1]=1; # set the minimum value to 1
for(i in 1:length(targetmat)){
  vali=targetmat[[i]]+1;
  if(i==1){
    plot(1:length(vali),vali,type='b',las=1,pch=20,main=paste('sgRNAs in',targetgene),ylab='Read counts',xlab='Samples',xlim=c(0.7,length(vali)+0.3),ylim = yrange,col=colors[(i %% length(colors))],xaxt='n',log='y')
    axis(1,at=1:length(vali),labels=(collabel),las=2)
    # lines(0:100,rep(1,101),col='black');
  }else{
    lines(1:length(vali),vali,type='b',pch=20,col=colors[(i %% length(colors))])
  }
}




# parameters
# Do not modify the variables beginning with "__"
targetmat=list(c(2155.567197608263,1040.9874958783282),c(1557.1252812190658,678.0813746805704),c(933.6870194278629,383.36220736130576),c(1083.6650918398975,472.762880224219),c(2139.3930917599064,894.7643614500041),c(2755.4794872564016,1677.3990654109307))
targetgene="SOX9"
collabel=c("S54_MNSC507_F6","S53_MNSC507_F5")

# set up color using RColorBrewer
#library(RColorBrewer)
#colors <- brewer.pal(length(targetgenelist), "Set1")

colors=c( "#E41A1C", "#377EB8", "#4DAF4A", "#984EA3", "#FF7F00",  "#A65628", "#F781BF",
          "#999999", "#66C2A5", "#FC8D62", "#8DA0CB", "#E78AC3", "#A6D854", "#FFD92F", "#E5C494", "#B3B3B3", 
          "#8DD3C7", "#FFFFB3", "#BEBADA", "#FB8072", "#80B1D3", "#FDB462", "#B3DE69", "#FCCDE5",
          "#D9D9D9", "#BC80BD", "#CCEBC5", "#FFED6F")


## code

targetmatvec=unlist(targetmat)+1
yrange=range(targetmatvec[targetmatvec>0]);
# yrange[1]=1; # set the minimum value to 1
for(i in 1:length(targetmat)){
  vali=targetmat[[i]]+1;
  if(i==1){
    plot(1:length(vali),vali,type='b',las=1,pch=20,main=paste('sgRNAs in',targetgene),ylab='Read counts',xlab='Samples',xlim=c(0.7,length(vali)+0.3),ylim = yrange,col=colors[(i %% length(colors))],xaxt='n',log='y')
    axis(1,at=1:length(vali),labels=(collabel),las=2)
    # lines(0:100,rep(1,101),col='black');
  }else{
    lines(1:length(vali),vali,type='b',pch=20,col=colors[(i %% length(colors))])
  }
}




# parameters
# Do not modify the variables beginning with "__"
targetmat=list(c(2809.883297837238,535.646404356607),c(2955.450250472448,581.1043736089358),c(1589.4734929157792,325.7821129750227),c(1779.1516433192348,365.17901966037425),c(2946.6280109187987,527.3124433270135),c(3190.7099719030907,847.033493735059))
targetgene="EGFP"
collabel=c("S54_MNSC507_F6","S53_MNSC507_F5")

# set up color using RColorBrewer
#library(RColorBrewer)
#colors <- brewer.pal(length(targetgenelist), "Set1")

colors=c( "#E41A1C", "#377EB8", "#4DAF4A", "#984EA3", "#FF7F00",  "#A65628", "#F781BF",
          "#999999", "#66C2A5", "#FC8D62", "#8DA0CB", "#E78AC3", "#A6D854", "#FFD92F", "#E5C494", "#B3B3B3", 
          "#8DD3C7", "#FFFFB3", "#BEBADA", "#FB8072", "#80B1D3", "#FDB462", "#B3DE69", "#FCCDE5",
          "#D9D9D9", "#BC80BD", "#CCEBC5", "#FFED6F")


## code

targetmatvec=unlist(targetmat)+1
yrange=range(targetmatvec[targetmatvec>0]);
# yrange[1]=1; # set the minimum value to 1
for(i in 1:length(targetmat)){
  vali=targetmat[[i]]+1;
  if(i==1){
    plot(1:length(vali),vali,type='b',las=1,pch=20,main=paste('sgRNAs in',targetgene),ylab='Read counts',xlab='Samples',xlim=c(0.7,length(vali)+0.3),ylim = yrange,col=colors[(i %% length(colors))],xaxt='n',log='y')
    axis(1,at=1:length(vali),labels=(collabel),las=2)
    # lines(0:100,rep(1,101),col='black');
  }else{
    lines(1:length(vali),vali,type='b',pch=20,col=colors[(i %% length(colors))])
  }
}



dev.off()
Sweave("S7B_c1_t0_summary.Rnw");
library(tools);

texi2dvi("S7B_c1_t0_summary.tex",pdf=TRUE);
